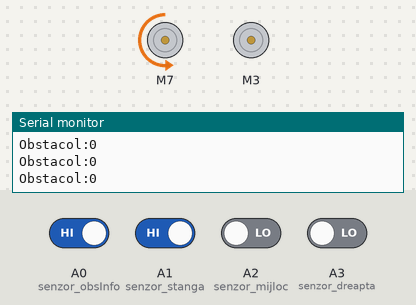
The sketch below on a simulated Arduino Uno, built with avr-gcc and run on an emulated ATmega328P. Shown: 2 × DC motor (green arrow = forward, orange = backward, longer = faster), the last lines printed to the serial monitor. The inputs (shaded band) are chosen by the test bench; at power-on: A0 (senzor_obsInfo), A1 (senzor_stanga) HIGH, A2 (senzor_mijloc), A3 (senzor_dreapta) LOW.

Above: at 1.2 s.
1.3 s: A0 (senzor_obsInfo) driven LOW
At 4.0 s:
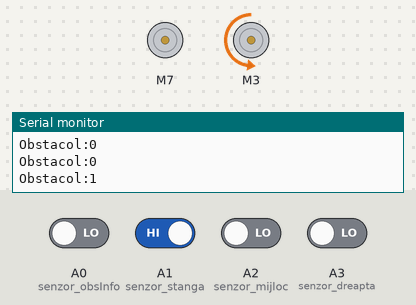
4.3 s: A0 (senzor_obsInfo) driven HIGH
5.9 s: A1 (senzor_stanga) driven LOW
At 6.6 s:
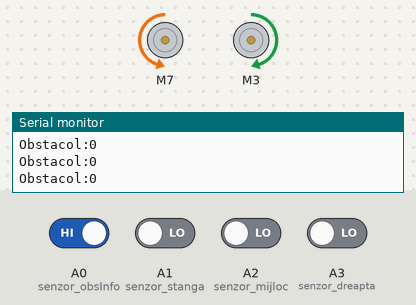
7.4 s: A2 (senzor_mijloc) driven HIGH
At 8.2 s:
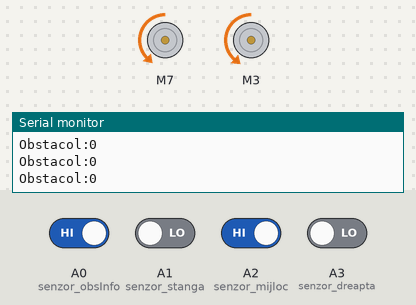
8.9 s: A3 (senzor_dreapta) driven HIGH
At 10.1 s:
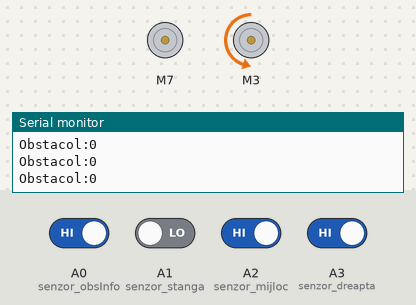
10.4 s: A2 (senzor_mijloc) driven LOW
At 11.3 s:
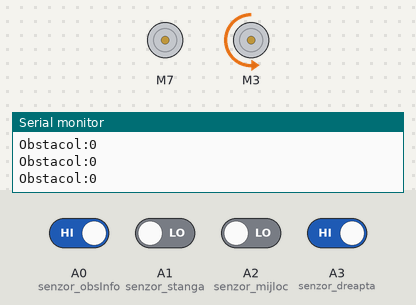
Timing chart, 0 to 12.9 s (numbered marks = the images above; inputs shaded):
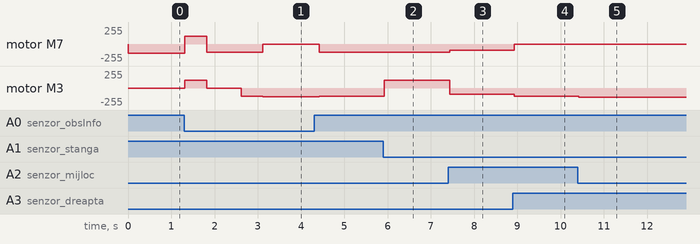

Measured:
- after the input at 1.3 s, motor M7: backward 140/255 → forward 120/255 at once, → backward 120/255 0.50 s later, → stopped 1.3 s later; motor M3: stopped → forward 120/255 at once, → stopped 0.50 s later, → backward 120/255 0.80 s later, → backward 130/255 0.50 s later
- after the input at 5.9 s, motor M3: backward 120/255 → forward 120/255 at once
- after the input at 7.4 s, motor M7: backward 120/255 → backward 90/255 at once; motor M3: forward 120/255 → backward 95/255 at once
- after the input at 8.9 s, motor M7: backward 90/255 → stopped at once; motor M3: backward 95/255 → backward 120/255 at once
- after the input at 10.4 s, motor M3: backward 120/255 → backward 140/255 at once

The sketch:

pmp_proiect.ino
```cpp
#include <L298NX2.h>

#define EN_A 6
#define IN1_A 7
#define IN2_A 4
#define EN_B 5
#define IN1_B 3
#define IN2_B 2
#define senzor_stanga A1
#define senzor_dreapta A3
#define senzor_mijloc A2
#define senzor_obsInfo A0

int input_stanga;
int input_dreapta;
int input_mijloc;
int input_obstacol;
int previous_read=1;
int counter = 0;

char motorA;
char motorB;
char command;
char byte_output;
int prev_input = 0;
L298N::Direction motorAdir;
L298N::Direction motorBdir;
//instantierea librariei
//initializarea motoarelor
L298NX2 powerTrain(EN_A, IN1_A, IN2_A, EN_B, IN1_B, IN2_B);

//decide in functie de serverCmd ce comanda sa execute
L298N::Direction getCommand(char serverCmd){
  if(serverCmd == 1) {
    return L298N::STOP;
  }
  if(serverCmd == 2) {
    return L298N::FORWARD;
  }
  if(serverCmd == 3) {
    return L298N::BACKWARD;
  }
}

void setup() {
  Serial.begin(9600);
   // configurare pini pentru butoane, intrare
  pinMode(senzor_dreapta, INPUT); //senzor de linie dreapta
  pinMode(senzor_stanga, INPUT); // senzor de linie stanga
  pinMode(senzor_mijloc, INPUT); //senzor de linie mijloc
  pinMode(senzor_obsInfo, INPUT); //senzor obstacol -logica negativa

  powerTrain.setSpeedA(80);
  powerTrain.setSpeedB(80);
  powerTrain.stopA();
  powerTrain.stopB();
}
//
//void readInputAndSendToNode(){
//   input_stanga = digitalRead(senzor_stanga);
//   input_dreapta = digitalRead(senzor_dreapta);
//   input_mijloc = digitalRead(senzor_mijloc);
//   input_obstacol = digitalRead(senzor_obsInfo);
//
//   byte_output = 0;
//   byte_output += input_stanga;
//   byte_output += 2 * input_mijloc;
//   byte_output += 4 * input_dreapta;
//   byte_output += 8 * input_obstacol;
//   if(byte_output != prevbyte_output){
//     Serial.write(byte_output);
//   }
//   prevbyte_output = byte_output;
//}
//
//void readCommandAndExecute(){
//     String mot = Serial.readString();//read pwm motor A, B and command
//     motorA = mot[0];
//     motorB = mot[1];
//     command = mot[2];
//     powerTrain.setSpeedA((unsigned short int)motorA);
//     powerTrain.setSpeedB((unsigned short int)motorB);
//     motorAdir = getCommand(3 & command); // selects the important bits for motor A and tried to decide direction
//     motorBdir = getCommand((12 & command) >> 2); // selects the important bits for motor B and tried to decide direction
//     powerTrain.runA(motorAdir);
//     powerTrain.runB(motorBdir);
//
//}
//motorA-viteza pentru motorul A, motorB-viteza pentru motorulB, command-comanda
void Execute(char motorA, char motorB, char command){
     powerTrain.setSpeedA((unsigned short int)motorA);
     powerTrain.setSpeedB((unsigned short int)motorB);
     motorAdir = getCommand(3 & command); //  selectează bitii importanti pentru motrul A si decide directia
     motorBdir = getCommand((12 & command) >> 2); // selectează bitii importanti pentru motrul B si decide directia
     powerTrain.runA(motorAdir);
     powerTrain.runB(motorBdir);
}


void readInputAndSendToNode(){
   prev_input = input_stanga+input_dreapta+input_mijloc+input_obstacol;
   input_stanga = digitalRead(senzor_stanga);
   input_dreapta = digitalRead(senzor_dreapta);
   input_mijloc = digitalRead(senzor_mijloc);
   input_obstacol = digitalRead(senzor_obsInfo);
}


void avoidObstacle(){
  Serial.print("Obstacol:");
  Serial.println(!input_obstacol);
  if (!input_obstacol){
    powerTrain.setSpeedB(120); //Go bwd
    powerTrain.setSpeedA(120);
    powerTrain.runB(L298N::FORWARD);
    powerTrain.runA(L298N::FORWARD);
    delay(500);
    powerTrain.setSpeedB(0);//Go right
    powerTrain.setSpeedA(120);
    powerTrain.runB(L298N::BACKWARD);
    powerTrain.runA(L298N::BACKWARD);
    delay(800);
    powerTrain.setSpeedB(120); // go fwd
    powerTrain.setSpeedA(120);
    powerTrain.runB(L298N::BACKWARD);
    powerTrain.runA(L298N::BACKWARD);
    delay(500);
    powerTrain.setSpeedB(130); // go left
    powerTrain.setSpeedA(0);
    powerTrain.runB(L298N::BACKWARD);
    powerTrain.runA(L298N::BACKWARD);
    delay(1300);
    powerTrain.setSpeedB(120); // go fwd
    powerTrain.setSpeedA(120);
    powerTrain.runB(L298N::BACKWARD);
    powerTrain.runA(L298N::BACKWARD);
    //citim doar daca senzorii trimit informatie diferita fata de cea precedenta
    //cat timp vede obstacol executa rutina si nu mai citeste linia
    while(input_stanga+input_dreapta+input_mijloc+input_obstacol != prev_input)
    {
      readInputAndSendToNode();
    }
  }
}

void followLine() {
  if (!input_stanga && !input_mijloc && input_dreapta) { // Linia e sub dreapta
    Serial.println("Right Right");
    powerTrain.setSpeedB(140);
    powerTrain.setSpeedA(0);
    powerTrain.runB(L298N::BACKWARD);
    powerTrain.runA(L298N::BACKWARD);
    delay(6);
  }

  if (!input_stanga && input_mijloc && input_dreapta) {
    Serial.println("Right");
    powerTrain.setSpeedB(120);
    powerTrain.setSpeedA(0);
    powerTrain.runB(L298N::BACKWARD);
    powerTrain.runA(L298N::BACKWARD);
    delay(6);
  }

  if (input_stanga && !input_mijloc && !input_dreapta) { // Linia e sub stanga
    Serial.println("Left Left");
    powerTrain.setSpeedB(0);
    powerTrain.setSpeedA(140);
    powerTrain.runB(L298N::BACKWARD);
    powerTrain.runA(L298N::BACKWARD);
    delay(6);
  }

  if (input_stanga && input_mijloc && !input_dreapta) {
    Serial.println("Left");
    powerTrain.setSpeedB(0);
    powerTrain.setSpeedA(120);
    powerTrain.runB(L298N::BACKWARD);
    powerTrain.runA(L298N::BACKWARD);
    delay(6);
  }

  if (!input_stanga && input_mijloc && !input_dreapta) {
    Serial.println("Going forward");
    powerTrain.setSpeedB(95);
    powerTrain.setSpeedA(90);
    powerTrain.runB(L298N::BACKWARD);
    powerTrain.runA(L298N::BACKWARD);
    delay(6);
  }
  //conditia de oprire
  if (input_stanga && input_mijloc && input_dreapta) {
    Execute(255,255,'E');
    delay(6);
  }
//daca nu vede linia se tot roteste pana o gaseste
  if (!input_stanga && !input_mijloc && !input_dreapta) {
    powerTrain.setSpeedB(120);
    powerTrain.setSpeedA(120);
    powerTrain.runB(L298N::FORWARD);
    powerTrain.runA(L298N::BACKWARD);
    delay(6);
  }
//caz imposibil teoretic
  if (input_stanga && !input_mijloc && input_dreapta) {
    Execute(255,255,'E');
    delay(6);
  }
}


void loop() {
   readInputAndSendToNode();
   avoidObstacle();
   if (input_stanga+input_dreapta+input_mijloc+input_obstacol != prev_input){
    followLine();
   }

}
```
